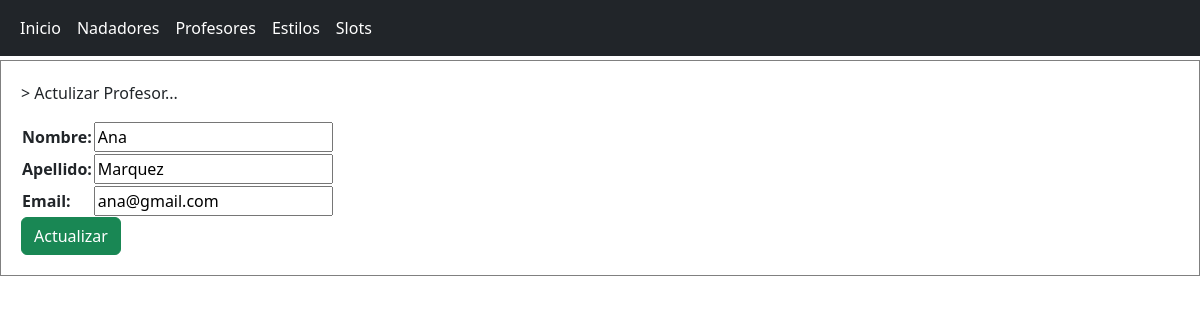
The app's page /AppSwim/update_profesores/1 with its own data.
### AppSwim/models.py (models this page shows, shortened)
class Profesor(models.Model):
    nombre = models.CharField(max_length=40)
    apellido = models.CharField(max_length=40)
    email = models.EmailField()

### AppSwim/views.py (the view)
# urls.py: path('update_profesores/<id_profesor>', update_profesores),
def update_profesores(request, id_profesor):
    profesor = Profesor.objects.get(id = id_profesor)
    if request.method == 'POST':
        formulario = Form_Profesor(request.POST)
        if formulario.is_valid():
            info = formulario.cleaned_data
            profesor.nombre = info['nombre']
            profesor.apellido = info['apellido']
            profesor.email = info['email']
            profesor.save()
            return redirect('/AppSwim/read_profesores')
    else:
        formulario = Form_Profesor(initial={'nombre': profesor.nombre,
                                           'apellido': profesor.apellido,
                                           'email': profesor.email})
        return render(request, 'profesores/update_profesores.html', {'formulario': formulario})

### AppSwim/forms.py
class Form_Profesor(forms.Form):
    nombre = forms.CharField(max_length=40)
    apellido = forms.CharField(max_length=40)
    email = forms.EmailField()

### AppSwim/template/profesores/update_profesores.html
{% extends "inicio.html" %}
{% load static %}
{% block contenido %}
    <p>> Actulizar Profesor...</p>
    <form method="POST">{% csrf_token %}
        <table>
            {{ formulario.as_table }}
        </table>
        <button type="submit" class="btn btn-success">Actualizar</button>
    </form>
{% endblock %}

### records on screen
Profesor: nombre "Ana", apellido "Marquez", email "ana@gmail.com"
